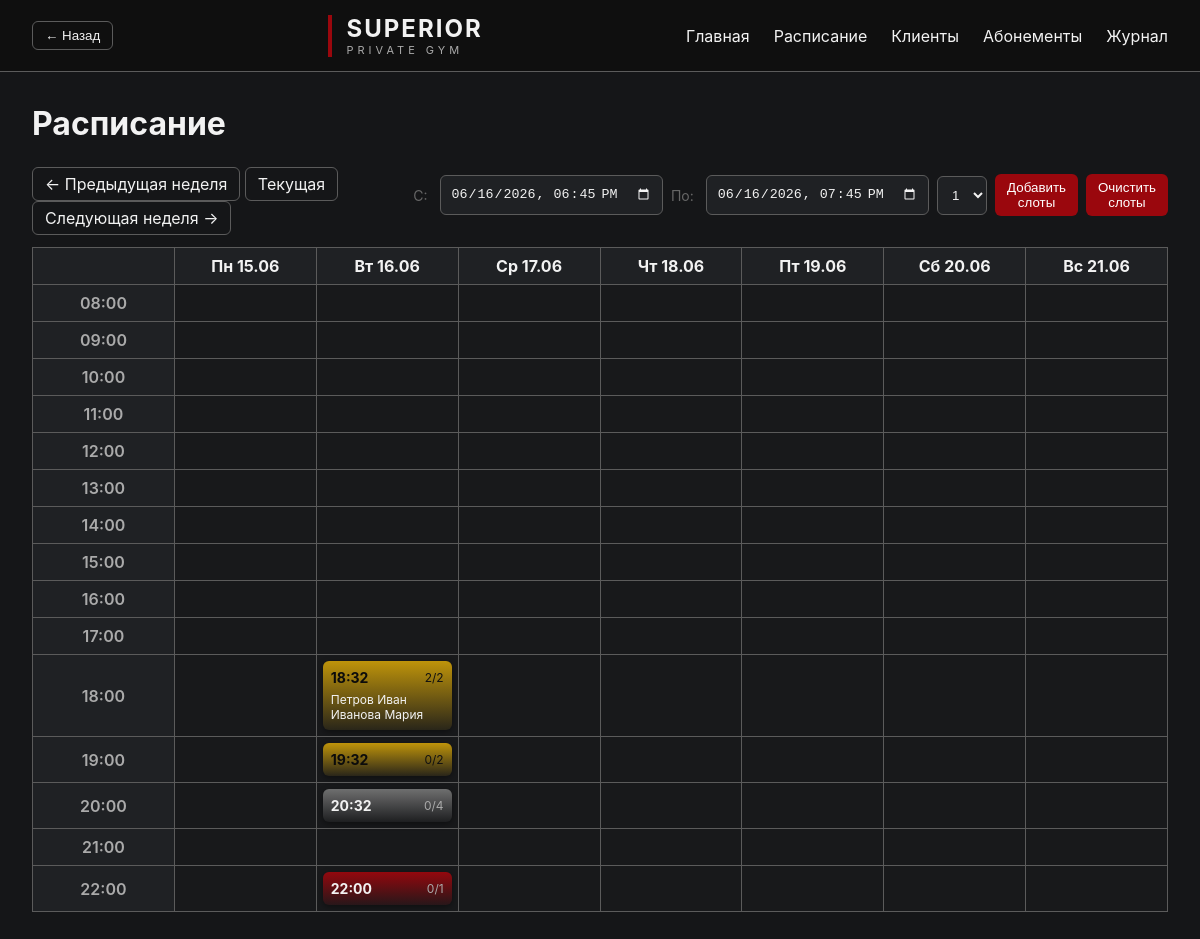
The app's page /schedule with its own data.
### models.py (models this page shows, shortened)
class Slot(Base):
    __tablename__ = "slots"
    id = Column(Integer, primary_key=True)
    start_time = Column(DateTime)
    capacity = Column(Integer, default=4)

class Client(Base):
    __tablename__ = "clients"
    id = Column(Integer, primary_key=True)
    first_name = Column(String, nullable=True)
    last_name = Column(String, nullable=True)
    patronymic = Column(String, nullable=True)
    birth_year = Column(Integer, nullable=True)
    birth_place = Column(String, nullable=True)
    phone = Column(String, nullable=True)
    name = Column(String, nullable=True)          # legacy — полное имя одной строкой
    remaining_sessions = Column(Integer, default=1)

### routes/schedule.py (the view)
@router.get("/schedule")
def schedule(request: Request, db: Session = Depends(get_db), week_offset: int = 0):
    slots = db.query(Slot).order_by(Slot.start_time).all()
    now = datetime.now()
    base_week_start = (now - timedelta(days=now.weekday())).replace(
        hour=0, minute=0, second=0, microsecond=0
    )
    week_start = base_week_start + timedelta(days=7 * week_offset)
    days = [week_start + timedelta(days=i) for i in range(7)]
    hours = list(range(8, 23))
    default_time = datetime.now().strftime("%Y-%m-%dT%H:%M")
    default_end_time = (datetime.now() + timedelta(hours=1)).strftime("%Y-%m-%dT%H:%M")
    grid = {(d_idx, h): None for d_idx in range(7) for h in hours}
    for slot in slots:
        if not slot.start_time:
            continue
        slot_dt = slot.start_time
        delta = slot_dt.date() - week_start.date()
        if delta.days < 0 or delta.days >= 7:
            continue
        day_index = delta.days
        hour = slot_dt.hour
        if hour in hours:
            bookings = db.query(Booking).filter(Booking.slot_id == slot.id).all()
            clients_in_slot = [db.get(Client, b.client_id) for b in bookings]
            grid[(day_index, hour)] = {
                'slot': slot,
                'booked': len(clients_in_slot),
                'clients': clients_in_slot,
            }
    return templates.TemplateResponse(
        request=request,
        name="schedule.html",
        context={
            "days": days,
            "hours": hours,
            "grid": grid,
            "default_time": default_time,
            "default_end_time": default_end_time,
            "week_offset": week_offset,
        },
    )

### templates/schedule.html (shortened to what this page needs)
{% extends "base.html" %}
{% block content %}
<div class="page-title">
    <h1>Расписание</h1>
</div>
{% set flash = request.query_params.get('flash') %}
<div class="page-controls" style="margin-bottom:12px; display:flex; gap:12px; align-items:center;">
    <div class="week-nav">
        <a class="btn btn--ghost" href="/schedule?week_offset={{ week_offset - 1 }}">← Предыдущая неделя</a>
        <a class="btn btn--ghost" href="/schedule?week_offset=0">Текущая</a>
        <a class="btn btn--ghost" href="/schedule?week_offset={{ week_offset + 1 }}">Следующая неделя →</a>
    </div>
    <form method="post" action="/slots/add" class="form-row" style="flex-direction:row;gap:8px;align-items:center;margin-left:auto;">
        <span style="font-size: 14px; color: #666; margin-right: 4px;">С:</span>
        <input class="field" type="datetime-local" name="start_time" value="{{ default_time }}" required />
        <span style="font-size: 14px; color: #666; margin-right: 4px;">По:</span>
        <input class="field" type="datetime-local" name="end_time" value="{{ default_end_time }}" required />
        <select name="capacity" class="field">
            <option value="1">1</option>
        </select>
        <button class="btn">Добавить слоты</button>
        <button class="btn" onclick="this.form.action='/slots/remove';">Очистить слоты</button>
    </form>
</div>
<div class="calendar">
    <table class="calendar-table">
        <thead>
            <tr>
                <th></th>
                {% set ru_days = ['Пн','Вт','Ср','Чт','Пт','Сб','Вс'] %}
                {% for day in days %}
                <th>{{ ru_days[loop.index0] }} {{ day.strftime('%d.%m') }}</th>
                {% endfor %}
            </tr>
        </thead>
        <tbody>
            {% for hour in hours %}
            <tr>
                <td class="calendar-time">{{ '%02d:00' % hour }}</td>
                {% for d_idx in range(0,7) %}
                <td class="calendar-cell">
                    {% set cell = grid.get((d_idx, hour)) %}
                    {% if cell %}
                    {%- set color_class = '' -%}
                    {%- if cell.slot.capacity == 1 -%}
                        {%- set color_class = 'slot--red' -%}
                    {%- elif cell.slot.capacity == 2 -%}
                        {%- set color_class = 'slot--yellow' -%}
                    {%- else -%}
                        {%- if cell.booked >= cell.slot.capacity -%}
                            {%- set color_class = 'slot--green' -%}
                        {%- else -%}
                            {%- set color_class = 'slot--gray' -%}
                        {%- endif -%}
                    {%- endif -%}
                    <a class="panel {{ color_class }}" href="/slot/{{ cell.slot.id }}?week_offset={{ week_offset }}">
                        <div class="slot-meta">
                            <div class="card-time">{{ cell.slot.start_time.strftime('%H:%M') }}</div>
                            <div class="card-capacity">{{ cell.booked }}/{{ cell.slot.capacity }}</div>
                        </div>
                        {% if cell.clients %}
                        <ul class="cell-clients">
                            {% for c in cell.clients %}
                            <li>{{ c.fio() }}</li>
                            {% endfor %}
                        </ul>
                        {% endif %}
                    </a>
                    {% endif %}
                </td>
                {% endfor %}
            </tr>
            {% endfor %}
        </tbody>
    </table>
</div>
{% endblock %}

### static/style.css (style rules this page uses)
:root { --bg: #151618; --surface: #1F2124; --surface-hover: #252525; --text: #f2f2f2; --muted: #aaaaaa; --accent: #9A070D; --accent-hover: #B10A11; --accent-soft: rgba(154,7,13,.15); --warm_1: #8A6A4A; --warm_2: #7B5A3D; --green: #3c8f3f; --border: #5B5B5B; --radius: 6px; --radius-lg: 10px; --pad: 10px; --pad-lg: 20px; --btn-pad: 6px 12px; --row-height: 41px; --wrapper-rows: 10; }
.panel { background: var(--surface); border-radius: var(--radius-lg); padding: var(--pad-lg); color: var(--text); }
.btn { display: inline-block; padding: var(--btn-pad); border-radius: var(--radius); background: var(--accent); color: white; border: none; cursor: pointer; text-decoration: none; text-align: center; }
.btn--ghost { background: transparent; border: 1px solid var(--border); color: var(--text); }
.form-row { display: flex; flex-direction: column; gap: 6px; margin-bottom: 12px; }
.field { padding: var(--pad); border-radius: var(--radius); border: 1px solid var(--border); background: var(--surface); color: var(--text); }
* { margin: 0; padding: 0; box-sizing: border-box; }
body { background: var(--bg); color: var(--text); font-family: Inter, Arial, sans-serif; min-height: 100vh; }
.card, .stat-card, .panel { background: var(--surface); border-radius: var(--radius-lg); padding: var(--pad-lg); color: var(--text); }
.card-time { font-size: 18px; font-weight: 600; margin-bottom: 10px; }
.card-capacity { color: var(--muted); }
form { display: flex; gap: 12px; align-items: center; }
select, input, textarea { background: var(--surface); color: var(--text); border: 1px solid var(--border); padding: var(--pad); border-radius: var(--radius); }
input[type="datetime-local"], input[type="date"] { color: var(--text); -webkit-text-fill-color: var(--text); }
button { background: var(--accent); color: white; border: none; border-radius: var(--radius); padding: var(--btn-pad); cursor: pointer; }
.page-title { margin-bottom: 24px; display: flex; justify-content: space-between; align-items: center; }
.cell-clients { list-style: none; margin: 6px 0 0 0; padding: 0; }
.cell-clients li { font-size: 12px; color: var(--text); }
.calendar { overflow-x: auto; margin-top: 12px; }
.calendar-table { width: 100%; border-collapse: collapse; table-layout: fixed; }
.calendar-table th, .calendar-table td { border: 1px solid var(--border); }
.calendar-table thead th { background: var(--surface); padding: 8px; text-align: center; }
.calendar-time { width: 72px; background: var(--surface); color: var(--muted); text-align: center; font-weight: 600; padding: 8px; }
.calendar-cell { min-height: 64px; vertical-align: top; padding: 6px; background: rgba(255,255,255,0.01); }
.calendar-cell .card, .calendar-cell .panel { display: block; text-decoration: none; height: 100%; padding: 8px; border-left: 0; border-radius: var(--radius); background: linear-gradient(180deg, rgba(211, 47, 47, 0.678), rgba(211,47,47,0.08)); color: var(--text); box-shadow: 0 2px 6px rgba(0,0,0,0.4); overflow: hidden; text-overflow: ellipsis; }
.calendar-cell .card-time { font-size: 14px; font-weight: 700; }
.calendar-cell .card-capacity { font-size: 12px; color: var(--muted); }
.calendar-cell .panel.slot--red { background: linear-gradient(180deg, rgba(154,7,13,0.95), rgba(154,7,13,0.12)); }
.calendar-cell .panel.slot--yellow { background: linear-gradient(180deg, rgba(194,150,10,0.98), rgba(194,150,10,0.10)); color: #0b0b0b; }
.calendar-cell .panel.slot--yellow .card-capacity { color: #111; }
.calendar-cell .panel.slot--gray { background: linear-gradient(180deg, rgba(120,120,120,0.9), rgba(120,120,120,0.06)); }
.calendar-cell .slot-meta { display: flex; justify-content: space-between; align-items: center; gap: 8px; }
.calendar-cell .card-time { margin-bottom: 0; }

### records on screen
Slot: slot.start_time "18:32", slot.capacity "2"
Client: fio "Петров Иван"
Client: fio "Иванова Мария"
Slot: slot.start_time "19:32", slot.capacity "2"
Slot: slot.start_time "20:32", slot.capacity "4"
Slot: slot.start_time "22:00", slot.capacity "1"

### other values on screen
{{ ru_days[loop.index0] }} "Пн" "Вт" "Ср" "Чт" "Пт" "Сб" "Вс"
{{ day.strftime('%d.%m') }} "15.06" "16.06" "17.06" "18.06" "19.06" "20.06" "21.06"
{{ '%02d:00' % hour }} "08:00" "09:00" "10:00" "11:00" "12:00" "13:00" "14:00" "15:00" "16:00" "17:00" "18:00" "19:00" "20:00" "21:00" "22:00"
{{ cell.booked }} "2" "0" "0" "0"
